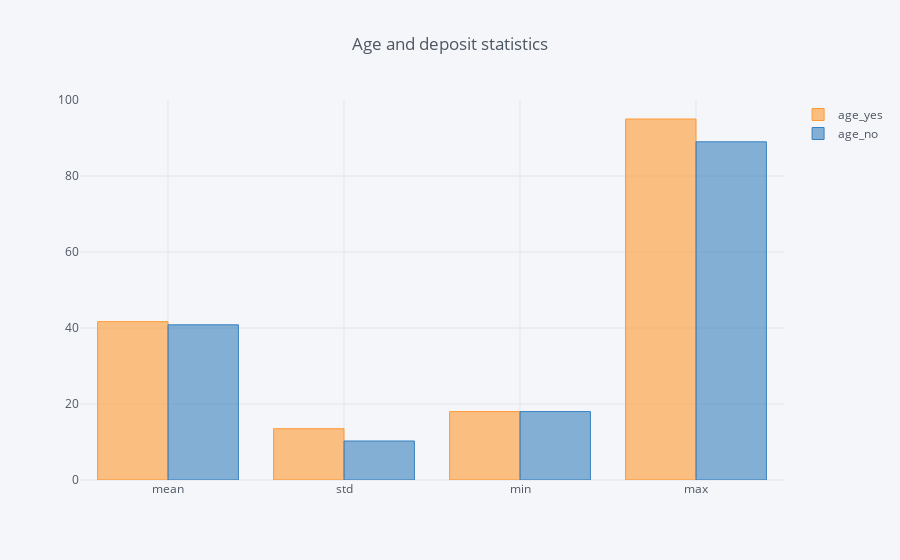

This figure's notebook cell:
### Code cell
a_df.drop(['count', '25%', '50%', '75%']).iplot(kind = 'bar', title = 'Age and deposit statistics')

### Figure 1 — Plotly figure (JSON) as saved in the notebook; plotly's stock layout.template omitted (floating-point values rounded to 4 significant figures)
{"data": [{"marker": {"color": "rgba(255, 153, 51, 0.6)", "line": {"color": "rgba(255, 153, 51, 1.0)", "width": 1}}, "name": "age_yes", "orientation": "v", "text": "", "type": "bar", "uid": "bdc3bf1a-a7d6-445e-ad6d-dd6eaf868692", "x": ["mean", "std", "min", "max"], "y": [41.67, 13.5, 18, 95]}, {"marker": {"color": "rgba(55, 128, 191, 0.6)", "line": {"color": "rgba(55, 128, 191, 1.0)", "width": 1}}, "name": "age_no", "orientation": "v", "text": "", "type": "bar", "uid": "0fb6dc6a-7771-42f4-98bc-d44d1ae6e81c", "x": ["mean", "std", "min", "max"], "y": [40.84, 10.26, 18, 89]}], "layout": {"autosize": true, "legend": {"bgcolor": "#F5F6F9", "font": {"color": "#4D5663"}}, "paper_bgcolor": "#F5F6F9", "plot_bgcolor": "#F5F6F9", "title": {"font": {"color": "#4D5663"}, "text": "Age and deposit statistics"}, "xaxis": {"autorange": true, "gridcolor": "#E1E5ED", "range": [-0.5, 3.5], "showgrid": true, "tickfont": {"color": "#4D5663"}, "title": {"font": {"color": "#4D5663"}, "text": ""}, "type": "category", "zerolinecolor": "#E1E5ED"}, "yaxis": {"autorange": true, "gridcolor": "#E1E5ED", "range": [0, 100], "showgrid": true, "tickfont": {"color": "#4D5663"}, "title": {"font": {"color": "#4D5663"}, "text": ""}, "type": "linear", "zerolinecolor": "#E1E5ED"}}}
